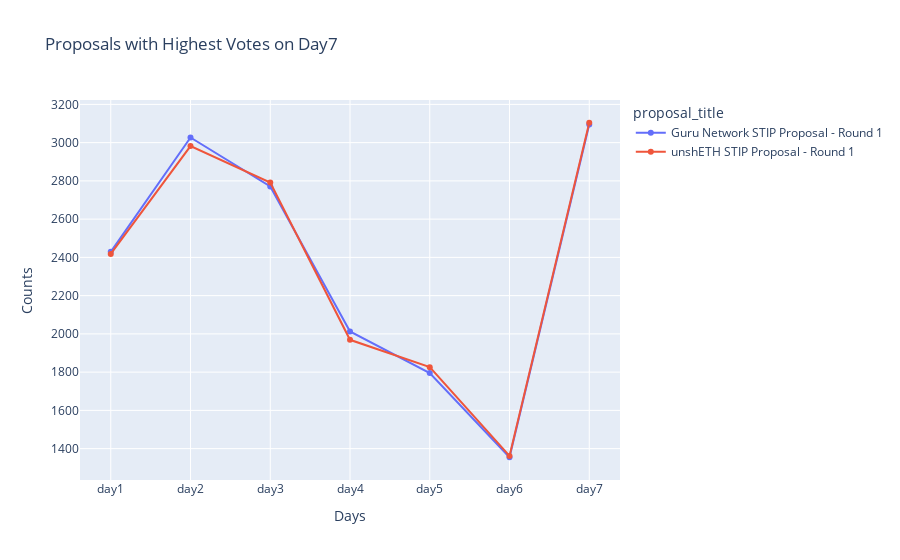

Notebook code cell kept with this figure:
### Code cell
data = votes_data[['proposal_title', 'day1', 'day2', 'day3', 'day4', 'day5', 'day6', 'day7']]

# Filter DataFrame to include only proposals with highest votes on day7
filtered_df = data[data['proposal_title'].isin(highest_votes_day7)]

# Melt the DataFrame to long format
melted_df = filtered_df.melt(id_vars='proposal_title', var_name='day', value_name='counts')

# Plot interactive line chart
fig = px.line(melted_df, x='day', y='counts', color='proposal_title', markers='o', title='Proposals with Highest Votes on Day7')
fig.update_layout(xaxis_title='Days', yaxis_title='Counts')
fig.show()
fig.write_html(r'Graphs\max-votes-day7.html')

### Figure 1 — Plotly figure (JSON) as saved in the notebook; plotly's stock layout.template omitted (floating-point values rounded to 4 significant figures)
{"data": [{"hovertemplate": "proposal_title=Guru Network STIP Proposal - Round 1<br>day=%{x}<br>counts=%{y}<extra></extra>", "legendgroup": "Guru Network STIP Proposal - Round 1", "line": {"color": "#636efa", "dash": "solid"}, "marker": {"symbol": "circle"}, "mode": "lines+markers", "name": "Guru Network STIP Proposal - Round 1", "orientation": "v", "showlegend": true, "type": "scatter", "x": ["day1", "day2", "day3", "day4", "day5", "day6", "day7"], "xaxis": "x", "y": [2429, 3027, 2771, 2013, 1795, 1355, 3095], "yaxis": "y"}, {"hovertemplate": "proposal_title=unshETH STIP Proposal - Round 1<br>day=%{x}<br>counts=%{y}<extra></extra>", "legendgroup": "unshETH STIP Proposal - Round 1", "line": {"color": "#EF553B", "dash": "solid"}, "marker": {"symbol": "circle"}, "mode": "lines+markers", "name": "unshETH STIP Proposal - Round 1", "orientation": "v", "showlegend": true, "type": "scatter", "x": ["day1", "day2", "day3", "day4", "day5", "day6", "day7"], "xaxis": "x", "y": [2418, 2982, 2791, 1969, 1826, 1362, 3104], "yaxis": "y"}], "layout": {"legend": {"title": {"text": "proposal_title"}, "tracegroupgap": 0}, "title": {"text": "Proposals with Highest Votes on Day7"}, "xaxis": {"anchor": "y", "domain": [0, 1], "title": {"text": "Days"}}, "yaxis": {"anchor": "x", "domain": [0, 1], "title": {"text": "Counts"}}}}
